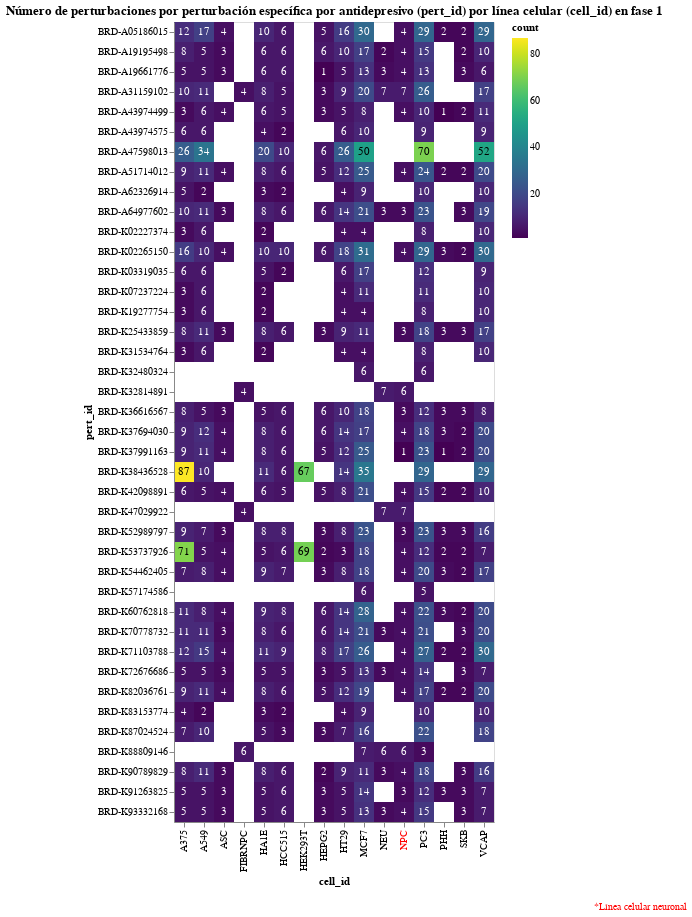

This figure's notebook cell:
### Code cell
base = alt.Chart(num_pert_id_cell_id_phase1).encode(
    alt.X('cell_id:O',
        axis=alt.Axis(
            labelColor=alt.condition(
                alt.datum.value == 'NPC',
                alt.value('red'),
                alt.value('black')))
    ),
    alt.Y('pert_id:O'),
)

heatmap = base.mark_rect().encode(
    alt.Color('count:Q', scale=alt.Scale(scheme='viridis')),
    tooltip=['cell_id:N', 'pert_id:N', 'pert_iname:N', 'count:Q']
).properties(
    title='Número de perturbaciones por perturbación específica por antidepresivo (pert_id) por línea celular (cell_id) en fase 1',
)    

text = base.mark_text(baseline='middle').encode(
    text='count:Q',
    color=alt.condition(
        alt.datum.count > 40,
        alt.value('black'),
        alt.value('white')
    )
)

legend = alt.Chart(pd.DataFrame({'label': ['*Línea celular neuronal']})).mark_text(
    color='red',
    align='left',
    baseline='middle',
    fontSize=10
).encode(
    y=alt.value(885),
    x=alt.value(420),
    text='label:N'
)

heatmap + text + legend

### Figure 1 — Vega-Lite specification as saved in the notebook (floating-point values rounded to 4 significant figures; data arrays with more than 128 entries replaced by an {"elided": "..."} marker saying what was removed)
{"config": {"view": {"continuousWidth": 400, "continuousHeight": 300}}, "layer": [{"mark": "rect", "encoding": {"color": {"field": "count", "scale": {"scheme": "viridis"}, "type": "quantitative"}, "tooltip": [{"field": "cell_id", "type": "nominal"}, {"field": "pert_id", "type": "nominal"}, {"field": "pert_iname", "type": "nominal"}, {"field": "count", "type": "quantitative"}], "x": {"axis": {"labelColor": {"condition": {"test": "(datum.value === 'NPC')", "value": "red"}, "value": "black"}}, "field": "cell_id", "type": "ordinal"}, "y": {"field": "pert_id", "type": "ordinal"}}, "title": "Número de perturbaciones por perturbación específica por antidepresivo (pert_id) por línea celular (cell_id) en fase 1"}, {"mark": {"type": "text", "baseline": "middle"}, "encoding": {"color": {"condition": {"value": "black", "test": "(datum.count > 40)"}, "value": "white"}, "text": {"field": "count", "type": "quantitative"}, "x": {"axis": {"labelColor": {"condition": {"test": "(datum.value === 'NPC')", "value": "red"}, "value": "black"}}, "field": "cell_id", "type": "ordinal"}, "y": {"field": "pert_id", "type": "ordinal"}}}, {"data": {"name": "data-a0203f3aaf6e82695d24374080220c8d"}, "mark": {"type": "text", "align": "left", "baseline": "middle", "color": "red", "fontSize": 10}, "encoding": {"text": {"field": "label", "type": "nominal"}, "x": {"value": 420}, "y": {"value": 885}}}], "data": {"name": "data-f93a6b00273bbd226c8b147f8781393d"}, "$schema": "https://vega.github.io/schema/vega-lite/v4.17.0.json", "datasets": {"data-f93a6b00273bbd226c8b147f8781393d": {"elided": "414 records"}, "data-a0203f3aaf6e82695d24374080220c8d": [{"label": "*Línea celular neuronal"}]}}
